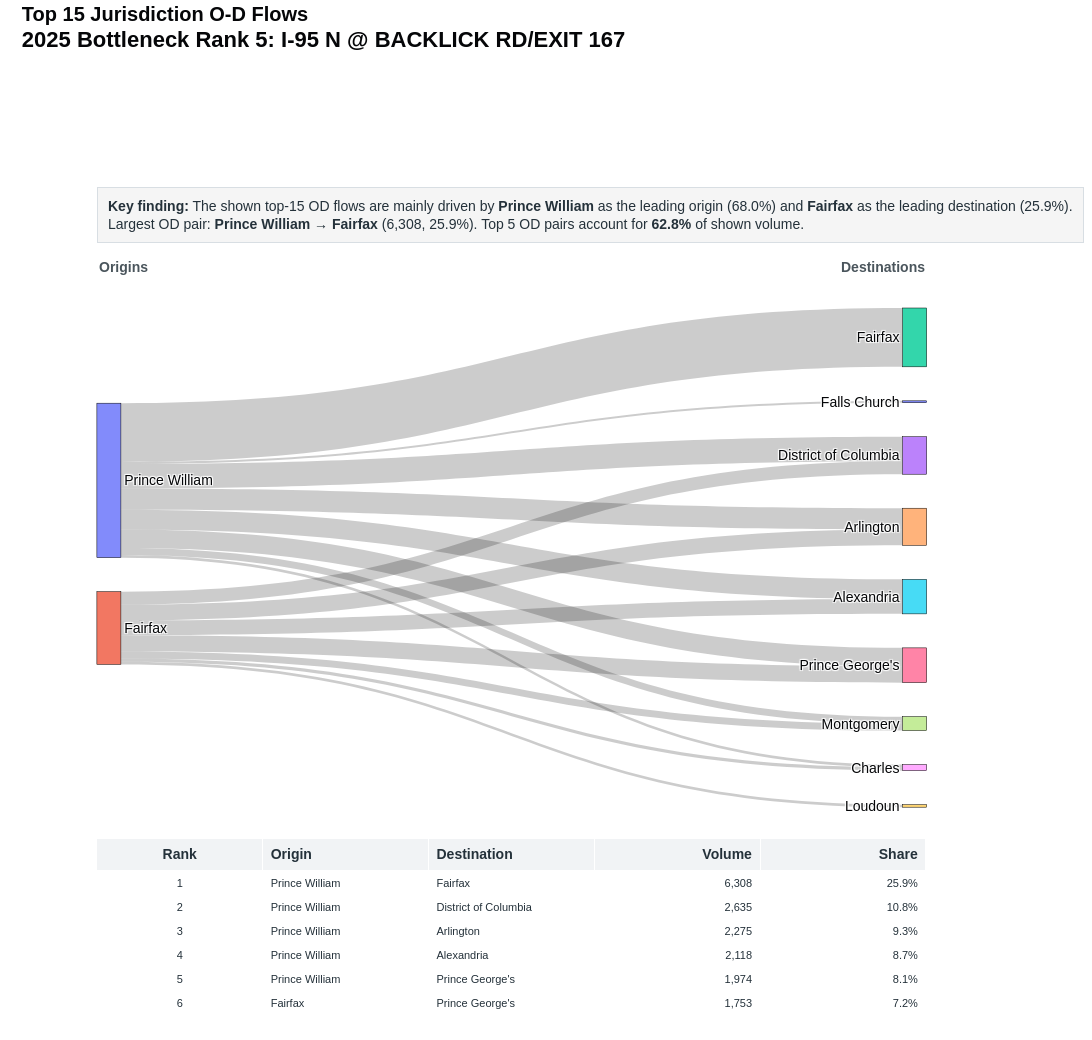

Source (notebook cell):
### Code cell
county_sankey = make_sankey(county_df, "Top 15 Jurisdiction O-D Flows")
county_sankey

### Figure 1 — Plotly figure (JSON) as saved in the notebook; plotly's stock layout.template omitted (floating-point values rounded to 4 significant figures)
{"data": [{"arrangement": "snap", "domain": {"x": [0.04, 0.94], "y": [0.26, 0.9]}, "link": {"customdata": [[1, "Prince William", "Fairfax", 6308, 0.2589], [2, "Prince William", "District of Columbia", 2635, 0.1081], [3, "Prince William", "Arlington", 2275, 0.09337], [4, "Prince William", "Alexandria", 2118, 0.08692], [5, "Prince William", "Prince George's", 1974, 0.08101], [6, "Fairfax", "Prince George's", 1753, 0.07194], [7, "Fairfax", "Arlington", 1706, 0.07002], [8, "Fairfax", "Alexandria", 1586, 0.06509], [9, "Fairfax", "District of Columbia", 1383, 0.05676], [10, "Prince William", "Montgomery", 771, 0.03164], [11, "Fairfax", "Montgomery", 727, 0.02984], [12, "Fairfax", "Charles", 373, 0.01531], [13, "Prince William", "Charles", 280, 0.01149], [14, "Fairfax", "Loudoun", 270, 0.01108], [15, "Prince William", "Falls Church", 207, 0.008495]], "hovertemplate": "<b>OD Pair Rank %{customdata[0]}</b><br>%{customdata[1]} → %{customdata[2]}<br>Volume: %{customdata[3]:,.0f}<br>Share of shown top-15 volume: %{customdata[4]:.1%}<extra></extra>", "source": [0, 0, 0, 0, 0, 1, 1, 1, 1, 0, 1, 1, 0, 1, 0], "target": [2, 3, 4, 5, 6, 6, 4, 5, 3, 7, 7, 8, 8, 9, 10], "value": [6308.0, 2635.0, 2275.0, 2118.0, 1974.0, 1753.0, 1706.0, 1586.0, 1383.0, 771.0, 727.0, 373.0, 280.0, 270.0, 207.0]}, "node": {"hovertemplate": "<b>%{label}</b><br>Total shown OD volume: %{value:,.0f}<extra></extra>", "label": ["Prince William", "Fairfax", "Fairfax", "District of Columbia", "Arlington", "Alexandria", "Prince George's", "Montgomery", "Charles", "Loudoun", "Falls Church"], "line": {"color": "black", "width": 0.5}, "pad": 34, "thickness": 24}, "type": "sankey"}, {"cells": {"align": ["center", "left", "left", "right", "right"], "fill": {"color": "white"}, "font": {"color": "#24313A", "size": 11}, "height": 24, "values": [[1, 2, 3, 4, 5, 6, 7, 8, 9, 10, 11, 12, 13, 14, 15], ["Prince William", "Prince William", "Prince William", "Prince William", "Prince William", "Fairfax", "Fairfax", "Fairfax", "Fairfax", "Prince William", "Fairfax", "Fairfax", "Prince William", "Fairfax", "Prince William"], ["Fairfax", "District of Columbia", "Arlington", "Alexandria", "Prince George's", "Prince George's", "Arlington", "Alexandria", "District of Columbia", "Montgomery", "Montgomery", "Charles", "Charles", "Loudoun", "Falls Church"], ["6,308", "2,635", "2,275", "2,118", "1,974", "1,753", "1,706", "1,586", "1,383", "771", "727", "373", "280", "270", "207"], ["25.9%", "10.8%", "9.3%", "8.7%", "8.1%", "7.2%", "7.0%", "6.5%", "5.7%", "3.2%", "3.0%", "1.5%", "1.1%", "1.1%", "0.8%"]]}, "domain": {"x": [0.04, 0.94], "y": [0, 0.22]}, "header": {"align": ["center", "left", "left", "right", "right"], "fill": {"color": "#F1F3F5"}, "font": {"color": "#24313A", "size": 14}, "height": 26, "values": ["<b>Rank</b>", "<b>Origin</b>", "<b>Destination</b>", "<b>Volume</b>", "<b>Share</b>"]}, "type": "table"}], "layout": {"annotations": [{"align": "left", "bgcolor": "rgba(245,245,245,0.98)", "bordercolor": "#D8DEE3", "borderpad": 10, "borderwidth": 1, "font": {"color": "#24313A", "size": 14}, "showarrow": false, "text": "<b>Key finding:</b> The shown top-15 OD flows are mainly driven by <b>Prince William</b> as the leading origin (68.0%) and <b>Fairfax</b> as the leading destination (25.9%).<br>Largest OD pair: <b>Prince William → Fairfax</b> (6,308, 25.9%). Top 5 OD pairs account for <b>62.8%</b> of shown volume.", "x": 0.04, "xref": "paper", "y": 1.055, "yref": "paper"}, {"align": "left", "font": {"color": "#4A555C", "size": 14}, "showarrow": false, "text": "<b>Origins</b>", "x": 0.04, "xref": "paper", "y": 0.965, "yref": "paper"}, {"align": "right", "font": {"color": "#4A555C", "size": 14}, "showarrow": false, "text": "<b>Destinations</b>", "x": 0.94, "xref": "paper", "y": 0.965, "yref": "paper"}], "font": {"color": "#050608", "family": "Arial", "size": 14}, "height": 1040, "margin": {"b": 30, "l": 60, "r": 110, "t": 230}, "paper_bgcolor": "white", "plot_bgcolor": "white", "title": {"text": "<b>Top 15 Jurisdiction O-D Flows</b><br><span style='font-size:22px'><b>2025 Bottleneck Rank 5: I-95 N @ BACKLICK RD/EXIT 167</b></span>", "x": 0.02, "xanchor": "left", "y": 0.98, "yanchor": "top"}, "width": 1250}}
